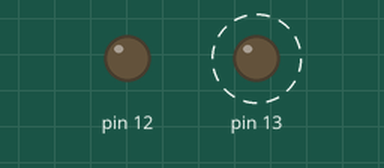
This sketch was run on a simulated Arduino Uno, built with avr-gcc and run on an emulated ATmega328P. Shown: output pins drawn as LEDs (lit = HIGH). Dashed ring = blinking.

Above: at 0.5 s.
At 5.5 s:
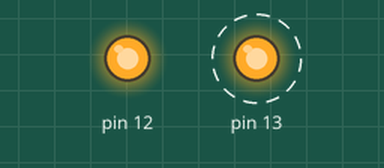
Timing chart, 0 to 7.8 s (numbered marks = the images above):
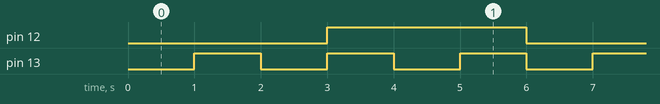

Measured:
- by itself, pin 12: alternates HIGH for 3.0 s and LOW for 3.0 s
- by itself, pin 13: alternates HIGH for 1.0 s and LOW for 1.0 s

The sketch:

lab-1.ino
```cpp
unsigned long LedTimer;
unsigned long LedTimerThree;
void setup() {
  pinMode(13, OUTPUT);
  LedTimer = millis();
  pinMode(12, OUTPUT);
  LedTimerThree = millis();
}
void loop() {
//one second LED
  if ( millis()-LedTimer >= 1000 ) {
      if ( digitalRead(13) == HIGH ){
          digitalWrite( 13, LOW );
      }//end if
      else {
        digitalWrite( 13, HIGH );
      }//end else
    LedTimer += 1000;
    }//end if

//three second LED
if ( millis()-LedTimerThree >= 3000 ) {
      if ( digitalRead(12) == HIGH ){
          digitalWrite( 12, LOW );
      }//end if
      else {
        digitalWrite( 12, HIGH );
      }//end else
    LedTimerThree += 3000;
    }//end if
}//end loop
```
